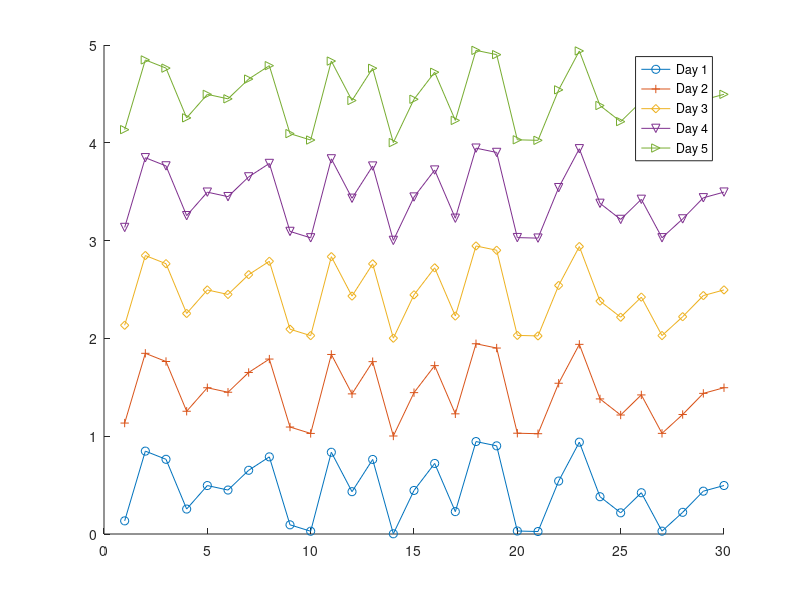

Reproduce this figure in MATLAB.
rng(1.0);
D = rand(1,30);

figure
hold on
plot(D(1,:), '-o');
plot(D(1,:)+1, '-+');
plot(D(1,:)+2, '-diamond');
plot(D(1,:)+3, '-v');
plot(D(1,:)+4, '->');

legend('Day 1', 'Day 2', 'Day 3' , 'Day 4', 'Day 5');
